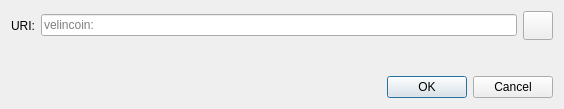
<?xml version="1.0" encoding="UTF-8"?>
<ui version="4.0">
 <class>OpenURIDialog</class>
 <widget class="QDialog" name="OpenURIDialog">
  <property name="geometry">
   <rect>
    <x>0</x>
    <y>0</y>
    <width>564</width>
    <height>109</height>
   </rect>
  </property>
  <property name="windowTitle">
   <string>Open velincoin URI</string>
  </property>
  <layout class="QVBoxLayout" name="verticalLayout">
   <item>
    <layout class="QHBoxLayout" name="horizontalLayout">
     <item>
      <widget class="QLabel" name="label">
       <property name="text">
        <string>URI:</string>
       </property>
      </widget>
     </item>
     <item>
      <widget class="QValidatedLineEdit" name="uriEdit">
       <property name="placeholderText">
        <string notr="true">velincoin:</string>
       </property>
      </widget>
     </item>
     <item>
      <widget class="QToolButton" name="pasteButton">
       <property name="toolTip">
        <string extracomment="Tooltip text for button that allows you to paste an address that is in your clipboard.">Paste address from clipboard</string>
       </property>
       <property name="text">
        <string/>
       </property>
       <property name="icon">
        <iconset resource="../bitcoin.qrc">
         <normaloff>:/icons/editpaste</normaloff>:/icons/editpaste
        </iconset>
       </property>
       <property name="iconSize">
        <size>
         <width>22</width>
         <height>22</height>
        </size>
       </property>
      </widget>
     </item>
    </layout>
   </item>
   <item>
    <spacer name="verticalSpacer">
     <property name="orientation">
      <enum>Qt::Vertical</enum>
     </property>
     <property name="sizeHint" stdset="0">
      <size>
       <width>20</width>
       <height>40</height>
      </size>
     </property>
    </spacer>
   </item>
   <item>
    <widget class="QDialogButtonBox" name="buttonBox">
     <property name="orientation">
      <enum>Qt::Horizontal</enum>
     </property>
     <property name="standardButtons">
      <set>QDialogButtonBox::Cancel|QDialogButtonBox::Ok</set>
     </property>
    </widget>
   </item>
  </layout>
 </widget>
 <customwidgets>
  <customwidget>
   <class>QValidatedLineEdit</class>
   <extends>QLineEdit</extends>
   <header>qt/qvalidatedlineedit.h</header>
  </customwidget>
 </customwidgets>
 <resources/>
 <connections>
  <connection>
   <sender>buttonBox</sender>
   <signal>accepted()</signal>
   <receiver>OpenURIDialog</receiver>
   <slot>accept()</slot>
   <hints>
    <hint type="sourcelabel">
     <x>248</x>
     <y>254</y>
    </hint>
    <hint type="destinationlabel">
     <x>157</x>
     <y>274</y>
    </hint>
   </hints>
  </connection>
  <connection>
   <sender>buttonBox</sender>
   <signal>rejected()</signal>
   <receiver>OpenURIDialog</receiver>
   <slot>reject()</slot>
   <hints>
    <hint type="sourcelabel">
     <x>316</x>
     <y>260</y>
    </hint>
    <hint type="destinationlabel">
     <x>286</x>
     <y>274</y>
    </hint>
   </hints>
  </connection>
 </connections>
</ui>
